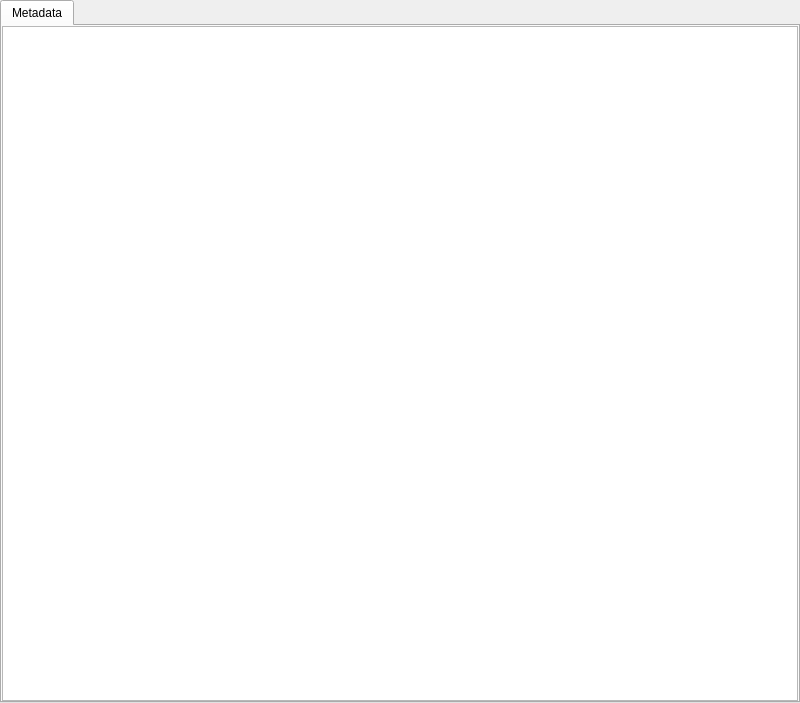
<?xml version="1.0" encoding="UTF-8"?>
<ui version="4.0">
 <class>QgsBrowserLayerPropertiesBase</class>
 <widget class="QWidget" name="QgsBrowserLayerPropertiesBase">
  <property name="geometry">
   <rect>
    <x>0</x>
    <y>0</y>
    <width>800</width>
    <height>703</height>
   </rect>
  </property>
  <layout class="QVBoxLayout" name="verticalLayout">
   <property name="leftMargin">
    <number>0</number>
   </property>
   <property name="topMargin">
    <number>0</number>
   </property>
   <property name="rightMargin">
    <number>0</number>
   </property>
   <property name="bottomMargin">
    <number>0</number>
   </property>
   <item>
    <widget class="QTabWidget" name="mTabWidget">
     <property name="tabShape">
      <enum>QTabWidget::Rounded</enum>
     </property>
     <property name="currentIndex">
      <number>0</number>
     </property>
     <widget class="QWidget" name="tab">
      <attribute name="title">
       <string>Metadata</string>
      </attribute>
      <layout class="QVBoxLayout" name="verticalLayout_2">
       <property name="leftMargin">
        <number>0</number>
       </property>
       <property name="topMargin">
        <number>0</number>
       </property>
       <property name="rightMargin">
        <number>0</number>
       </property>
       <property name="bottomMargin">
        <number>0</number>
       </property>
       <item>
        <widget class="QTextBrowser" name="metadata_text_browser"/>
       </item>
      </layout>
     </widget>
    </widget>
   </item>
  </layout>
 </widget>
 <resources/>
 <connections/>
</ui>
